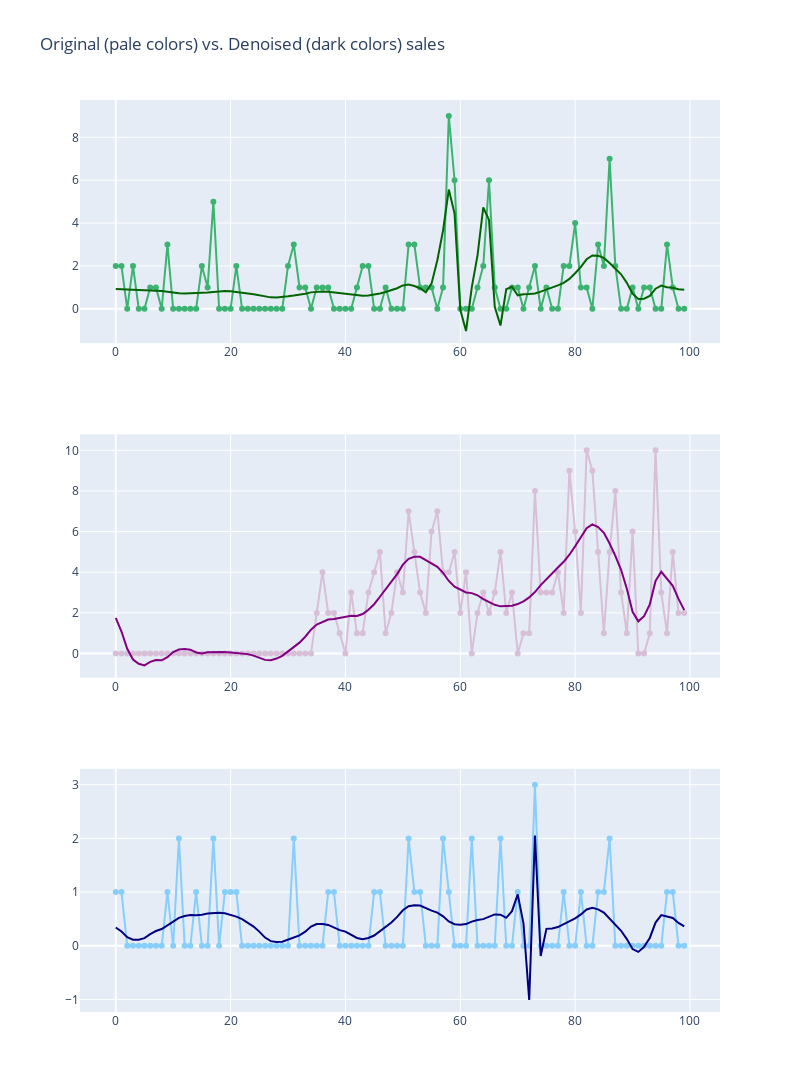

Notebook cell for this chart:
### Code cell
data2_w2 = denoise_signal_wavelet(data2)
data1_w1 = denoise_signal_wavelet(data1)
data3_w3 = denoise_signal_wavelet(data3)

fig = make_subplots(rows=3, cols=1)

fig.add_trace(
    go.Scatter(x=np.arange(len(data1)), mode='lines+markers', y=data1, marker=dict(color="mediumseagreen"), showlegend=False,
               name="Original signal"),
    row=1, col=1
)

fig.add_trace(
    go.Scatter(x=np.arange(len(data1)), y=data1_w1, mode='lines', marker=dict(color="darkgreen"), showlegend=False,
               name="Denoised signal"),
    row=1, col=1
)

fig.add_trace(
    go.Scatter(x=np.arange(len(data2)), mode='lines+markers', y=data2, marker=dict(color="thistle"), showlegend=False,
              name="Original signal"),
    row=2, col=1
)

fig.add_trace(
    go.Scatter(x=np.arange(len(data2)), y=data2_w2, mode='lines', marker=dict(color="purple"), showlegend=False,
              name="Denoised signal"),
    row=2, col=1
)

fig.add_trace(
    go.Scatter(x=np.arange(len(data3)), mode='markers+lines', y=data3, marker=dict(color="lightskyblue"), showlegend=False, name="Original signal"),
    row=3, col=1
)

fig.add_trace(
    go.Scatter(x=np.arange(len(data3)), y=data3_w3, mode='lines', marker=dict(color="navy"), showlegend=False,
              name="Denoised signal"),
    row=3, col=1
)

fig.update_layout(height=1200, width=800, title_text="Original (pale colors) vs. Denoised (dark colors) sales")
fig.show()

### Figure 1 — Plotly figure (JSON) as saved in the notebook; plotly's stock layout.template omitted (floating-point values rounded to 4 significant figures)
{"data": [{"marker": {"color": "mediumseagreen"}, "mode": "lines+markers", "name": "Original signal", "showlegend": false, "x": [0, 1, 2, 3, 4, 5, 6, 7, 8, 9, 10, 11, 12, 13, 14, 15, 16, 17, 18, 19, 20, 21, 22, 23, 24, 25, 26, 27, 28, 29, 30, 31, 32, 33, 34, 35, 36, 37, 38, 39, 40, 41, 42, 43, 44, 45, 46, 47, 48, 49, 50, 51, 52, 53, 54, 55, 56, 57, 58, 59, 60, 61, 62, 63, 64, 65, 66, 67, 68, 69, 70, 71, 72, 73, 74, 75, 76, 77, 78, 79, 80, 81, 82, 83, 84, 85, 86, 87, 88, 89, 90, 91, 92, 93, 94, 95, 96, 97, 98, 99], "y": [2, 2, 0, 2, 0, 0, 1, 1, 0, 3, 0, 0, 0, 0, 0, 2, 1, 5, 0, 0, 0, 2, 0, 0, 0, 0, 0, 0, 0, 0, 2, 3, 1, 1, 0, 1, 1, 1, 0, 0, 0, 0, 1, 2, 2, 0, 0, 1, 0, 0, 0, 3, 3, 1, 1, 1, 0, 1, 9, 6, 0, 0, 0, 1, 2, 6, 1, 0, 0, 1, 1, 0, 1, 2, 0, 1, 0, 0, 2, 2, 4, 1, 1, 0, 3, 2, 7, 2, 0, 0, 1, 0, 1, 1, 0, 0, 3, 1, 0, 0], "type": "scatter", "xaxis": "x", "yaxis": "y"}, {"marker": {"color": "darkgreen"}, "mode": "lines", "name": "Denoised signal", "showlegend": false, "x": [0, 1, 2, 3, 4, 5, 6, 7, 8, 9, 10, 11, 12, 13, 14, 15, 16, 17, 18, 19, 20, 21, 22, 23, 24, 25, 26, 27, 28, 29, 30, 31, 32, 33, 34, 35, 36, 37, 38, 39, 40, 41, 42, 43, 44, 45, 46, 47, 48, 49, 50, 51, 52, 53, 54, 55, 56, 57, 58, 59, 60, 61, 62, 63, 64, 65, 66, 67, 68, 69, 70, 71, 72, 73, 74, 75, 76, 77, 78, 79, 80, 81, 82, 83, 84, 85, 86, 87, 88, 89, 90, 91, 92, 93, 94, 95, 96, 97, 98, 99], "y": [0.9249, 0.9157, 0.8819, 0.8697, 0.866, 0.8651, 0.8728, 0.8617, 0.83, 0.7942, 0.7477, 0.7218, 0.7203, 0.7231, 0.7388, 0.7538, 0.7662, 0.7902, 0.8225, 0.8329, 0.8203, 0.797, 0.7552, 0.7154, 0.6787, 0.6279, 0.5672, 0.5349, 0.5325, 0.5448, 0.5819, 0.6173, 0.6498, 0.7016, 0.7675, 0.8036, 0.8086, 0.7998, 0.7657, 0.7377, 0.7172, 0.6787, 0.6285, 0.6101, 0.6245, 0.6555, 0.7145, 0.7818, 0.8574, 0.9614, 1.091, 1.129, 1.067, 0.9592, 0.7742, 1.187, 2.264, 3.66, 5.563, 4.444, -0.04619, -1.037, 0.9988, 2.495, 4.728, 4.147, 0.09254, -0.7767, 0.9101, 1.027, 0.631, 0.6798, 0.6876, 0.7127, 0.8017, 0.888, 0.9855, 1.095, 1.209, 1.396, 1.658, 1.958, 2.311, 2.49, 2.472, 2.376, 2.138, 1.88, 1.611, 1.212, 0.7075, 0.4541, 0.4694, 0.5988, 0.9379, 1.083, 1.004, 0.9806, 0.9152, 0.8867], "type": "scatter", "xaxis": "x", "yaxis": "y"}, {"marker": {"color": "thistle"}, "mode": "lines+markers", "name": "Original signal", "showlegend": false, "x": [0, 1, 2, 3, 4, 5, 6, 7, 8, 9, 10, 11, 12, 13, 14, 15, 16, 17, 18, 19, 20, 21, 22, 23, 24, 25, 26, 27, 28, 29, 30, 31, 32, 33, 34, 35, 36, 37, 38, 39, 40, 41, 42, 43, 44, 45, 46, 47, 48, 49, 50, 51, 52, 53, 54, 55, 56, 57, 58, 59, 60, 61, 62, 63, 64, 65, 66, 67, 68, 69, 70, 71, 72, 73, 74, 75, 76, 77, 78, 79, 80, 81, 82, 83, 84, 85, 86, 87, 88, 89, 90, 91, 92, 93, 94, 95, 96, 97, 98, 99], "y": [0, 0, 0, 0, 0, 0, 0, 0, 0, 0, 0, 0, 0, 0, 0, 0, 0, 0, 0, 0, 0, 0, 0, 0, 0, 0, 0, 0, 0, 0, 0, 0, 0, 0, 0, 2, 4, 2, 2, 1, 0, 3, 1, 1, 3, 4, 5, 1, 2, 4, 3, 7, 5, 3, 2, 6, 7, 4, 4, 5, 2, 4, 0, 2, 3, 2, 3, 5, 2, 3, 0, 1, 1, 8, 3, 3, 3, 4, 2, 9, 6, 2, 10, 9, 5, 1, 5, 8, 3, 1, 6, 0, 0, 1, 10, 3, 1, 5, 2, 2], "type": "scatter", "xaxis": "x2", "yaxis": "y2"}, {"marker": {"color": "purple"}, "mode": "lines", "name": "Denoised signal", "showlegend": false, "x": [0, 1, 2, 3, 4, 5, 6, 7, 8, 9, 10, 11, 12, 13, 14, 15, 16, 17, 18, 19, 20, 21, 22, 23, 24, 25, 26, 27, 28, 29, 30, 31, 32, 33, 34, 35, 36, 37, 38, 39, 40, 41, 42, 43, 44, 45, 46, 47, 48, 49, 50, 51, 52, 53, 54, 55, 56, 57, 58, 59, 60, 61, 62, 63, 64, 65, 66, 67, 68, 69, 70, 71, 72, 73, 74, 75, 76, 77, 78, 79, 80, 81, 82, 83, 84, 85, 86, 87, 88, 89, 90, 91, 92, 93, 94, 95, 96, 97, 98, 99], "y": [1.751, 1.085, 0.234, -0.2908, -0.5046, -0.585, -0.4108, -0.3219, -0.3345, -0.18, 0.07025, 0.2005, 0.2223, 0.1899, 0.05152, 0.005342, 0.05802, 0.06786, 0.07733, 0.07717, 0.05119, 0.03347, 0.01763, -0.02802, -0.1016, -0.1937, -0.3115, -0.3327, -0.2461, -0.1153, 0.09358, 0.3123, 0.5359, 0.828, 1.175, 1.424, 1.57, 1.677, 1.703, 1.753, 1.834, 1.857, 1.845, 1.943, 2.155, 2.427, 2.795, 3.153, 3.496, 3.911, 4.375, 4.661, 4.758, 4.757, 4.596, 4.431, 4.266, 3.969, 3.571, 3.291, 3.132, 3.007, 2.974, 2.866, 2.676, 2.533, 2.4, 2.323, 2.323, 2.354, 2.434, 2.572, 2.764, 3.028, 3.365, 3.672, 3.942, 4.232, 4.516, 4.862, 5.277, 5.706, 6.166, 6.352, 6.227, 5.945, 5.417, 4.806, 4.12, 3.193, 2.056, 1.585, 1.839, 2.422, 3.574, 4.023, 3.666, 3.329, 2.692, 2.138], "type": "scatter", "xaxis": "x2", "yaxis": "y2"}, {"marker": {"color": "lightskyblue"}, "mode": "markers+lines", "name": "Original signal", "showlegend": false, "x": [0, 1, 2, 3, 4, 5, 6, 7, 8, 9, 10, 11, 12, 13, 14, 15, 16, 17, 18, 19, 20, 21, 22, 23, 24, 25, 26, 27, 28, 29, 30, 31, 32, 33, 34, 35, 36, 37, 38, 39, 40, 41, 42, 43, 44, 45, 46, 47, 48, 49, 50, 51, 52, 53, 54, 55, 56, 57, 58, 59, 60, 61, 62, 63, 64, 65, 66, 67, 68, 69, 70, 71, 72, 73, 74, 75, 76, 77, 78, 79, 80, 81, 82, 83, 84, 85, 86, 87, 88, 89, 90, 91, 92, 93, 94, 95, 96, 97, 98, 99], "y": [1, 1, 0, 0, 0, 0, 0, 0, 0, 1, 0, 2, 0, 0, 1, 0, 0, 2, 0, 1, 1, 1, 0, 0, 0, 0, 0, 0, 0, 0, 0, 2, 0, 0, 0, 0, 0, 1, 1, 0, 0, 0, 0, 0, 0, 1, 1, 0, 0, 0, 0, 2, 1, 1, 0, 0, 0, 2, 1, 0, 0, 0, 2, 0, 0, 0, 0, 2, 0, 0, 1, 0, 0, 3, 0, 0, 0, 0, 1, 0, 0, 1, 0, 0, 1, 1, 2, 0, 0, 0, 0, 0, 0, 0, 0, 0, 1, 1, 0, 0], "type": "scatter", "xaxis": "x3", "yaxis": "y3"}, {"marker": {"color": "navy"}, "mode": "lines", "name": "Denoised signal", "showlegend": false, "x": [0, 1, 2, 3, 4, 5, 6, 7, 8, 9, 10, 11, 12, 13, 14, 15, 16, 17, 18, 19, 20, 21, 22, 23, 24, 25, 26, 27, 28, 29, 30, 31, 32, 33, 34, 35, 36, 37, 38, 39, 40, 41, 42, 43, 44, 45, 46, 47, 48, 49, 50, 51, 52, 53, 54, 55, 56, 57, 58, 59, 60, 61, 62, 63, 64, 65, 66, 67, 68, 69, 70, 71, 72, 73, 74, 75, 76, 77, 78, 79, 80, 81, 82, 83, 84, 85, 86, 87, 88, 89, 90, 91, 92, 93, 94, 95, 96, 97, 98, 99], "y": [0.3407, 0.2666, 0.1605, 0.1113, 0.114, 0.1422, 0.2165, 0.274, 0.3125, 0.3797, 0.4627, 0.5198, 0.5527, 0.5721, 0.5678, 0.5766, 0.5995, 0.6095, 0.6143, 0.6053, 0.5785, 0.5431, 0.4956, 0.4334, 0.3567, 0.2633, 0.1523, 0.08623, 0.07047, 0.07428, 0.115, 0.1556, 0.1936, 0.263, 0.3564, 0.4046, 0.4058, 0.388, 0.3334, 0.2911, 0.2637, 0.2114, 0.1446, 0.1218, 0.1439, 0.1903, 0.2762, 0.3576, 0.4327, 0.537, 0.6615, 0.7351, 0.7552, 0.7496, 0.6991, 0.6546, 0.6182, 0.5478, 0.4536, 0.4019, 0.3935, 0.4036, 0.4493, 0.4808, 0.4956, 0.5333, 0.5832, 0.5796, 0.5207, 0.6446, 0.9559, 0.4176, -1.008, 2.052, -0.1906, 0.3152, 0.3222, 0.3479, 0.4033, 0.4573, 0.5088, 0.5835, 0.6752, 0.7082, 0.6784, 0.6175, 0.5049, 0.3913, 0.279, 0.1244, -0.06243, -0.1146, -0.02127, 0.1453, 0.4311, 0.5706, 0.5429, 0.5165, 0.4244, 0.3599], "type": "scatter", "xaxis": "x3", "yaxis": "y3"}], "layout": {"xaxis": {"anchor": "y", "domain": [0, 1], "type": "linear", "range": [-6.226, 105.2], "autorange": true}, "yaxis": {"anchor": "x", "domain": [0.7333, 1], "type": "linear", "range": [-1.603, 9.722], "autorange": true}, "xaxis2": {"anchor": "y2", "domain": [0, 1], "type": "linear", "range": [-6.226, 105.2], "autorange": true}, "yaxis2": {"anchor": "x2", "domain": [0.3667, 0.6333], "type": "linear", "range": [-1.182, 10.76], "autorange": true}, "xaxis3": {"anchor": "y3", "domain": [0, 1], "type": "linear", "range": [-6.226, 105.2], "autorange": true}, "yaxis3": {"anchor": "x3", "domain": [0, 0.2667], "type": "linear", "range": [-1.234, 3.288], "autorange": true}, "title": {"text": "Original (pale colors) vs. Denoised (dark colors) sales"}, "height": 1200, "width": 800}}
